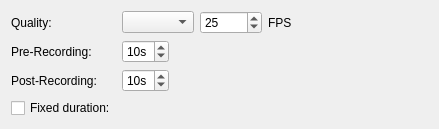
<?xml version="1.0" encoding="UTF-8"?>
<ui version="4.0">
 <class>RecordingBusinessActionWidget</class>
 <widget class="QWidget" name="RecordingBusinessActionWidget">
  <property name="geometry">
   <rect>
    <x>0</x>
    <y>0</y>
    <width>439</width>
    <height>117</height>
   </rect>
  </property>
  <property name="windowTitle">
   <string/>
  </property>
  <layout class="QGridLayout" name="gridLayout">
   <item row="2" column="0">
    <widget class="QLabel" name="afterLabel">
     <property name="text">
      <string>Post-Recording:</string>
     </property>
    </widget>
   </item>
   <item row="0" column="0">
    <widget class="QLabel" name="label">
     <property name="text">
      <string>Quality:</string>
     </property>
    </widget>
   </item>
   <item row="3" column="0">
    <widget class="QCheckBox" name="fixedDurationCheckBox">
     <property name="text">
      <string>Fixed duration:</string>
     </property>
    </widget>
   </item>
   <item row="1" column="0">
    <widget class="QLabel" name="beforeLabel">
     <property name="text">
      <string>Pre-Recording:</string>
     </property>
    </widget>
   </item>
   <item row="1" column="1" colspan="5">
    <layout class="QHBoxLayout" name="horizontalLayout">
     <item>
      <widget class="QSpinBox" name="beforeSpinBox">
       <property name="maximumSize">
        <size>
         <width>16777215</width>
         <height>16777215</height>
        </size>
       </property>
       <property name="suffix">
        <string>s</string>
       </property>
       <property name="value">
        <number>10</number>
       </property>
      </widget>
     </item>
     <item>
      <spacer name="horizontalSpacer">
       <property name="orientation">
        <enum>Qt::Horizontal</enum>
       </property>
       <property name="sizeHint" stdset="0">
        <size>
         <width>40</width>
         <height>20</height>
        </size>
       </property>
      </spacer>
     </item>
    </layout>
   </item>
   <item row="2" column="1" colspan="5">
    <layout class="QHBoxLayout" name="horizontalLayout_2">
     <item>
      <widget class="QSpinBox" name="afterSpinBox">
       <property name="suffix">
        <string>s</string>
       </property>
       <property name="value">
        <number>10</number>
       </property>
      </widget>
     </item>
     <item>
      <spacer name="horizontalSpacer_3">
       <property name="orientation">
        <enum>Qt::Horizontal</enum>
       </property>
       <property name="sizeHint" stdset="0">
        <size>
         <width>40</width>
         <height>20</height>
        </size>
       </property>
      </spacer>
     </item>
    </layout>
   </item>
   <item row="0" column="1">
    <widget class="QComboBox" name="qualityComboBox"/>
   </item>
   <item row="3" column="1">
    <widget class="nx::vms::client::desktop::TimeDurationWidget" name="fixedDuration" native="true">
     <property name="maximum" stdset="0">
      <number>9999</number>
     </property>
     <property name="value" stdset="0">
      <number>5</number>
     </property>
    </widget>
   </item>
   <item row="0" column="2">
    <widget class="QSpinBox" name="fpsSpinBox">
     <property name="maximum">
      <number>30</number>
     </property>
     <property name="value">
      <number>25</number>
     </property>
    </widget>
   </item>
   <item row="0" column="3">
    <widget class="QLabel" name="fpsLabel">
     <property name="sizePolicy">
      <sizepolicy hsizetype="Fixed" vsizetype="Preferred">
       <horstretch>0</horstretch>
       <verstretch>0</verstretch>
      </sizepolicy>
     </property>
     <property name="text">
      <string>FPS</string>
     </property>
    </widget>
   </item>
   <item row="0" column="4" colspan="2">
    <spacer name="horizontalSpacer_2">
     <property name="orientation">
      <enum>Qt::Horizontal</enum>
     </property>
     <property name="sizeHint" stdset="0">
      <size>
       <width>40</width>
       <height>20</height>
      </size>
     </property>
    </spacer>
   </item>
  </layout>
 </widget>
 <customwidgets>
  <customwidget>
   <class>nx::vms::client::desktop::TimeDurationWidget</class>
   <extends>QWidget</extends>
   <header location="global">ui/widgets/business/time_duration_widget.h</header>
   <container>1</container>
  </customwidget>
 </customwidgets>
 <resources/>
 <connections/>
</ui>
